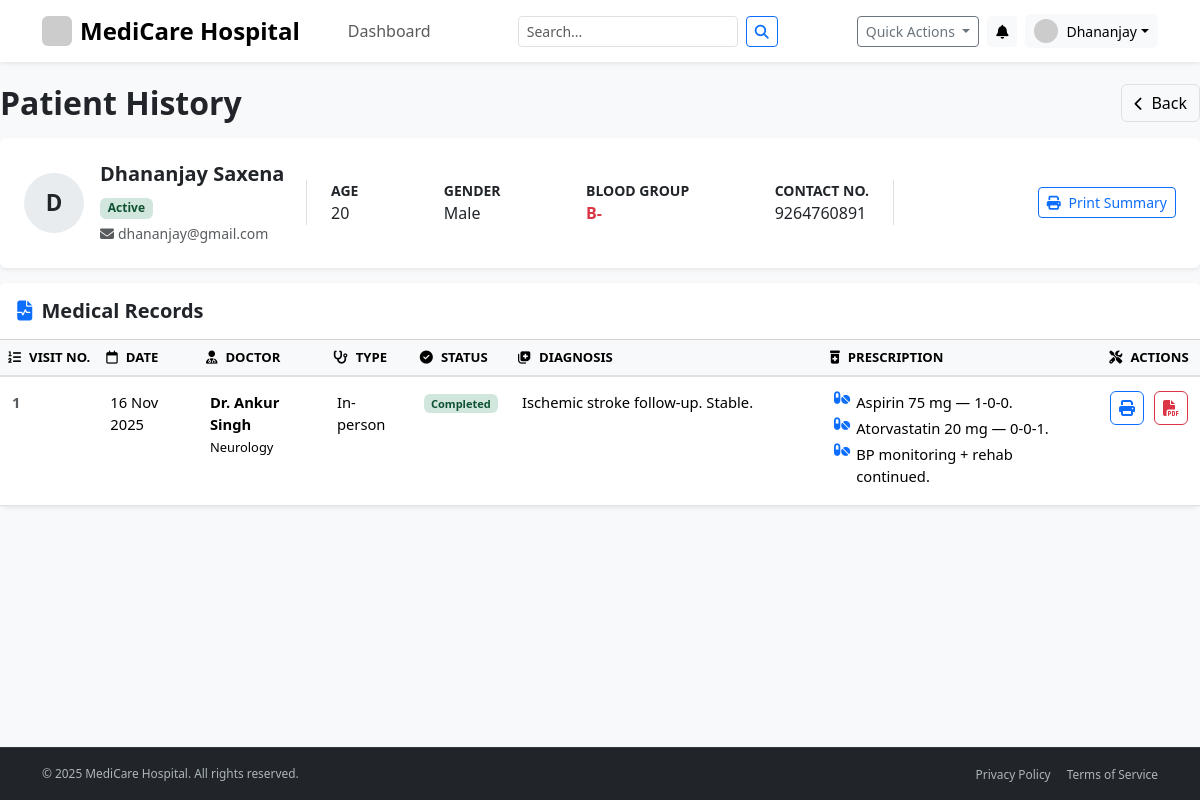
/patient/my_history (signed in), run on an earlier commit of the app's database.
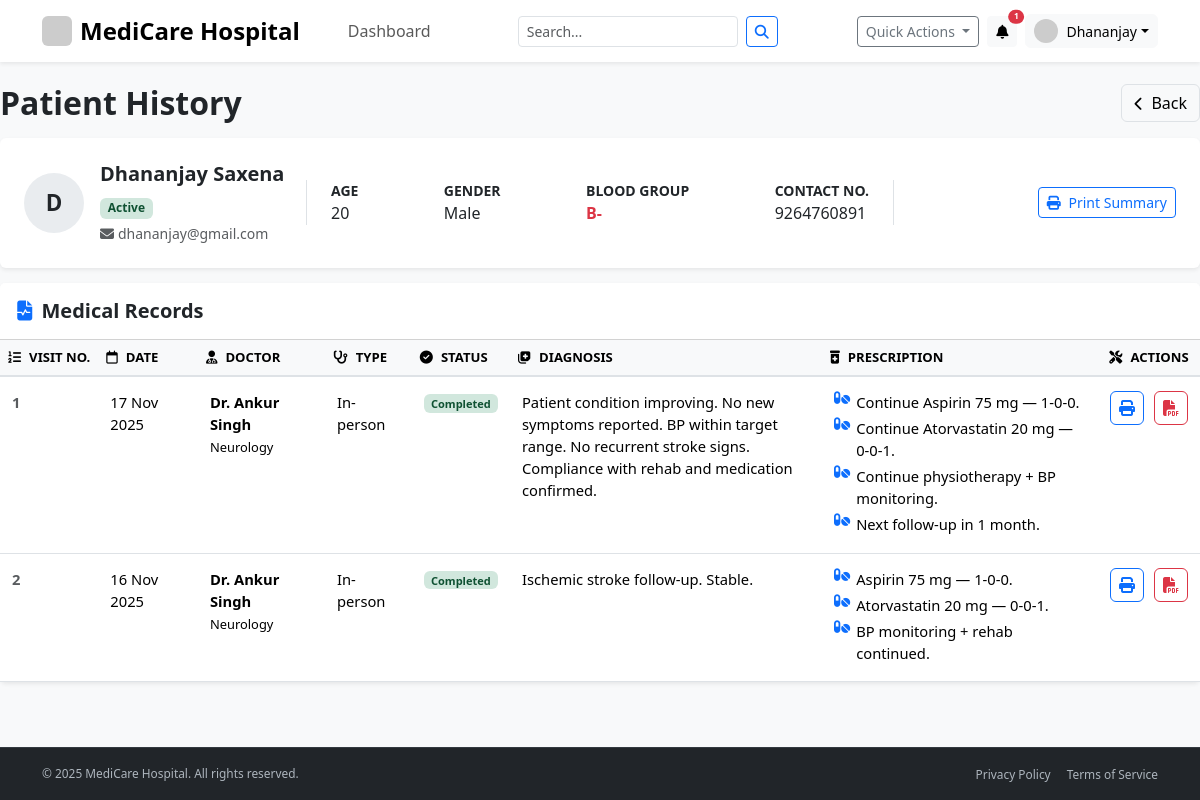
And on a later commit of the database.
### app/models.py (models this page shows, shortened)
class Appointment(db.Model):
    __tablename__ = 'appointment'
    id = db.Column(db.Integer, primary_key=True)
    patient_id = db.Column(db.Integer, db.ForeignKey('user.id'), nullable=False)
    doctor_id = db.Column(db.Integer, db.ForeignKey('user.id'), nullable=False)
    appointment_datetime = db.Column(db.DateTime, nullable=False)
    status = db.Column(db.String(20), nullable=False, default='Booked') # Booked, Completed, Cancelled
    created_at = db.Column(db.DateTime, default=datetime.utcnow)
    treatment = db.relationship('Treatment', backref='appointment', uselist=False, cascade="all, delete-orphan")
    review = db.relationship('DoctorReview', backref='appointment', uselist=False, cascade="all, delete-orphan")

class DoctorProfile(db.Model):
    __tablename__ = 'doctor_profile'
    id = db.Column(db.Integer, primary_key=True)
    user_id = db.Column(db.Integer, db.ForeignKey('user.id'), nullable=False, unique=True)
    full_name = db.Column(db.String(100), nullable=False)
    department_id = db.Column(db.Integer, db.ForeignKey('department.id'), nullable=False)
    qualifications = db.Column(db.String(200))
    bio = db.Column(db.Text)

class Department(db.Model):
    __tablename__ = 'department'
    id = db.Column(db.Integer, primary_key=True)
    name = db.Column(db.String(100), unique=True, nullable=False)
    description = db.Column(db.Text)
    doctors = db.relationship('DoctorProfile', backref='department', lazy=True)

class Treatment(db.Model):
    __tablename__ = 'treatment'
    id = db.Column(db.Integer, primary_key=True)
    appointment_id = db.Column(db.Integer, db.ForeignKey('appointment.id'), nullable=False, unique=True)
    visit_type = db.Column(db.String(100))
    tests_done = db.Column(db.String(300))
    diagnosis = db.Column(db.Text, nullable=False)
    prescription = db.Column(db.Text, nullable=False)
    notes = db.Column(db.Text) # We can keep this for any extra doctor notes

### app/routes/patient_routes.py (the view)
@patient_bp.route('/my_history')
@login_required
def my_history():
    if current_user.role != 'patient':
        flash('You are not authorized to access this page.', 'danger')
        return redirect(url_for('main.home'))
    patient_history = Appointment.query.filter(
        Appointment.patient_id == current_user.id,
        Appointment.status == 'Completed'
    ).order_by(Appointment.appointment_datetime.desc()).all()
    patient_age = None
    if current_user.patient_profile and current_user.patient_profile.date_of_birth:
        today = date.today()
        patient_age = today.year - current_user.patient_profile.date_of_birth.year - \
                      ((today.month, today.day) < (current_user.patient_profile.date_of_birth.month, current_user.patient_profile.date_of_birth.day))
    return render_template(
        'admin/patient_history.html', # Reusing the smart template
        title='My Appointment History',
        patient=current_user, # The patient is the current user
        history=patient_history,
        patient_age=patient_age, # Pass the new age variable
        back_url=url_for('patient.dashboard')
    )

### app/__init__.py (called while the page is built)
@app.context_processor
def inject_notifications():
    if current_user.is_authenticated:
        unread_notifications = Notification.query.filter_by(user_id=current_user.id, is_read=False).order_by(Notification.created_at.desc()).limit(5).all()
        notification_count = Notification.query.filter_by(user_id=current_user.id, is_read=False).count()
        return dict(unread_notifications=unread_notifications, notification_count=notification_count)
    return dict(unread_notifications=[], notification_count=0)

@app.context_processor
def inject_notifications():
    if current_user.is_authenticated:
        unread_notifications = Notification.query.filter_by(user_id=current_user.id, is_read=False).order_by(Notification.created_at.desc()).limit(5).all()
        notification_count = Notification.query.filter_by(user_id=current_user.id, is_read=False).count()
        return dict(unread_notifications=unread_notifications, notification_count=notification_count)
    return dict(unread_notifications=[], notification_count=0)

### app/models.py (called while the page is built)
@login_manager.user_loader
def load_user(user_id):
    return User.query.get(int(user_id))

### app/templates/admin/patient_history.html (shortened to what the changed rows need)
{% extends "layout.html" %}
{% block content %}
<div class="d-flex justify-content-between align-items-center mb-3">
    <h2 class="fw-bold mb-0">Patient History</h2>
</div>
<div class="card shadow-sm border-0">
    <div class="table-responsive">
        <table class="table table-hover mb-0 history-table">
            <thead>
                <tr>
                    <th><i class="fas fa-list-ol me-2"></i>Visit No.</th>
                    <th><i class="far fa-calendar me-2"></i>Date</th>
                    <th><i class="fas fa-user-md me-2"></i>Doctor</th>
                    <th><i class="fas fa-stethoscope me-2"></i>Type</th>
                    <th><i class="fas fa-check-circle me-2"></i>Status</th>
                    <th class="col-diagnosis"><i class="fas fa-notes-medical me-2"></i>Diagnosis</th>
                    <th class="col-prescription"><i class="fas fa-prescription-bottle-alt me-2"></i>Prescription</th>
                    <th class="text-center"><i class="fas fa-tools me-2"></i>Actions</th>
                </tr>
            </thead>
            <tbody>
                {% for appt in history %}
                <tr>
                    <td class="fw-bold text-muted">{{ loop.index }}</td>
                    <td>{{ appt.appointment_datetime.strftime("%d %b %Y") }}</td>
                    <td><b>Dr. {{ appt.doctor.doctor_profile.full_name }}</b><br><small>{{
                            appt.doctor.doctor_profile.department.name }}</small></td>
                    {% if appt.status == "Completed" and appt.treatment %}
                    <td>{{ appt.treatment.visit_type }}</td>
                    <td><span class="badge badge-soft-success">Completed</span></td>
                    <td>{{ appt.treatment.diagnosis }}</td>
                    <td>
                        {% for line in appt.treatment.prescription.split("\n") %}
                        {% if line.strip() %}
                        <div class="prescription-item">
                            <i class="fas fa-pills med-icon"></i>{{ line }}
                        </div>
                        {% endif %}
                        {% endfor %}
                    </td>
                    <td class="text-center">
                        <div class="action-group">
                            <button class="btn btn-outline-primary action-btn" title="Print Prescription" onclick="printPrescription(
                                        `{{ appt.treatment.prescription | replace('\r\n','\\n') | replace('\n','\\n') }}`,
                                        `{{ patient.patient_profile.full_name }}`,
                                        `{{ appt.appointment_datetime.strftime('%d %b %Y') }}`,
                                        `Dr. {{ appt.doctor.doctor_profile.full_name }}`
                                    )">
                                <i class="fas fa-print"></i>
                            </button>
                            <button class="btn btn-outline-danger action-btn" title="Export Visit as PDF" onclick="printVisitRecord(
                                        '{{ appt.id }}',
                                        '{{ appt.appointment_datetime.strftime('%d %b %Y') }}',
                                        'Dr. {{ appt.doctor.doctor_profile.full_name }}',
                                        '{{ appt.doctor.doctor_profile.department.name }}',
                                        '{{ appt.treatment.visit_type }}',
                                        `{{ appt.treatment.diagnosis | replace('\r\n','\\n') | replace('\n','\\n') }}`,
                                        `{{ appt.treatment.prescription | replace('\r\n','\\n') | replace('\n','\\n') }}`,
                                        `{{ patient.patient_profile.full_name }}`,
                                        `{{ patient_age }}`,
                                        `{{ patient.patient_profile.gender }}`,
                                        `{{ patient.patient_profile.blood_group }}`
                                    )">
                                <i class="fas fa-file-pdf"></i>
                            </button>
                        </div>
                    </td>
                    {% else %}
                    <td>N/A</td>
                    <td><span class="badge badge-soft-secondary">{{ appt.status }}</span></td>
                    <td colspan="4" class="text-muted fst-italic">No treatment details found.</td>
                    <td></td>
                    {% endif %}
                </tr>
                {% endfor %}
            </tbody>
        </table>
    </div>
</div>
{% endblock content %}

### app/templates/layout.html (shortened to what the changed rows need)
<!DOCTYPE html>
<html lang="en">
<head>
    <link href="https://cdn.jsdelivr.net/npm/bootstrap@5.3.3/dist/css/bootstrap.min.css" rel="stylesheet">
    <link rel="stylesheet" href="https://cdnjs.cloudflare.com/ajax/libs/font-awesome/6.5.2/css/all.min.css">
</head>
<body class="bg-light" id="page-top">
    <nav class="navbar navbar-expand-lg navbar-light bg-white shadow-sm fixed-top py-2">
        <div class="container">
            <div class="collapse navbar-collapse" id="navbarNavDropdown">
                <div class="d-flex align-items-center ms-auto">
                    {% if current_user.is_authenticated %}
                    <div class="dropdown me-2">
                        <button class="btn btn-sm btn-light position-relative" type="button" data-bs-toggle="dropdown"
                            aria-expanded="false" aria-label="Notifications">
                            <i class="fas fa-bell"></i>
                            {% if notification_count > 0 %}
                            <span
                                class="position-absolute top-0 start-100 translate-middle badge rounded-pill bg-danger"
                                style="font-size: 0.6em;">
                                {{ notification_count }}
                            </span>
                            {% endif %}
                        </button>
                    </div>
                    {% else %}
                    <a href="{{ url_for('main.login') }}" class="btn btn-outline-primary me-2 fw-semibold">Login</a>
                    <a href="{{ url_for('main.register') }}" class="btn btn-primary fw-semibold">Sign Up</a>
                    {% endif %}
                </div>
            </div>
        </div>
    </nav>
    <main class="flex-shrink-0 py-4">
        {% block content %}{% endblock %}
    </main>
</body>
</html>

What changed in the data, as far as the page shows it:
now on this page (row edited): Appointment: appointment_datetime "17 Nov 2025", doctor.doctor_profile.full_name "Ankur Singh", doctor.doctor_profile.department.name "Neurology", treatment.visit_type "In-person", treatment.diagnosis "Patient condition improving. No new symptoms reported. BP within target range. No recurrent stroke signs. Compliance with rehab and medication confirmed.", status "Completed" (drawn), line "Continue Aspirin 75 mg — 1-0-0." "Continue Atorvastatin 20 mg — 0-0-1." "Continue physiotherapy + BP monitoring." "Next follow-up in 1 month."
Also different on the page:
{{ notification_count }}: (not shown) → "1"
